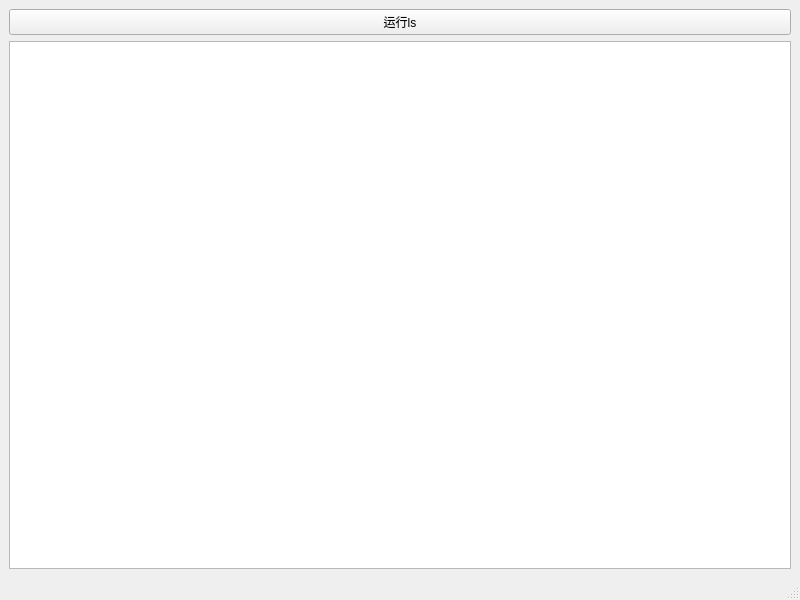
<?xml version="1.0" encoding="UTF-8"?>
<ui version="4.0">
 <class>MainWindow</class>
 <widget class="QMainWindow" name="MainWindow">
  <property name="geometry">
   <rect>
    <x>0</x>
    <y>0</y>
    <width>800</width>
    <height>600</height>
   </rect>
  </property>
  <property name="windowTitle">
   <string>MainWindow</string>
  </property>
  <widget class="QWidget" name="centralwidget">
   <layout class="QGridLayout" name="gridLayout">
    <item row="0" column="0">
     <widget class="QPushButton" name="pushButton">
      <property name="text">
       <string>运行ls</string>
      </property>
     </widget>
    </item>
    <item row="1" column="0">
     <widget class="QTextEdit" name="textEdit"/>
    </item>
   </layout>
  </widget>
  <widget class="QMenuBar" name="menubar">
   <property name="geometry">
    <rect>
     <x>0</x>
     <y>0</y>
     <width>800</width>
     <height>26</height>
    </rect>
   </property>
  </widget>
  <widget class="QStatusBar" name="statusbar"/>
 </widget>
 <resources/>
 <connections/>
</ui>
